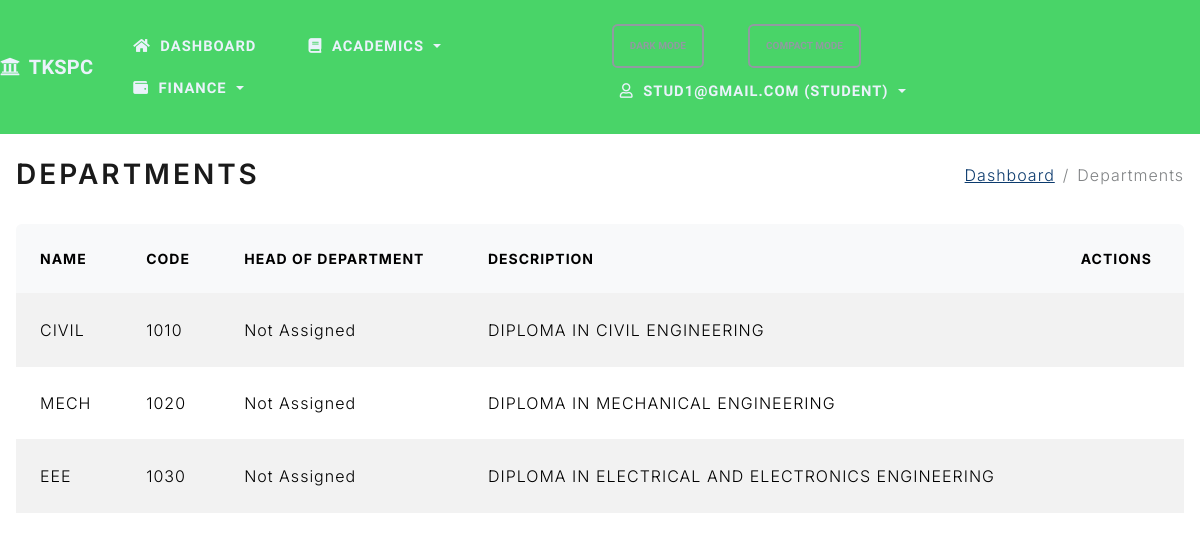
Before: /departments (signed in) with the older database file.
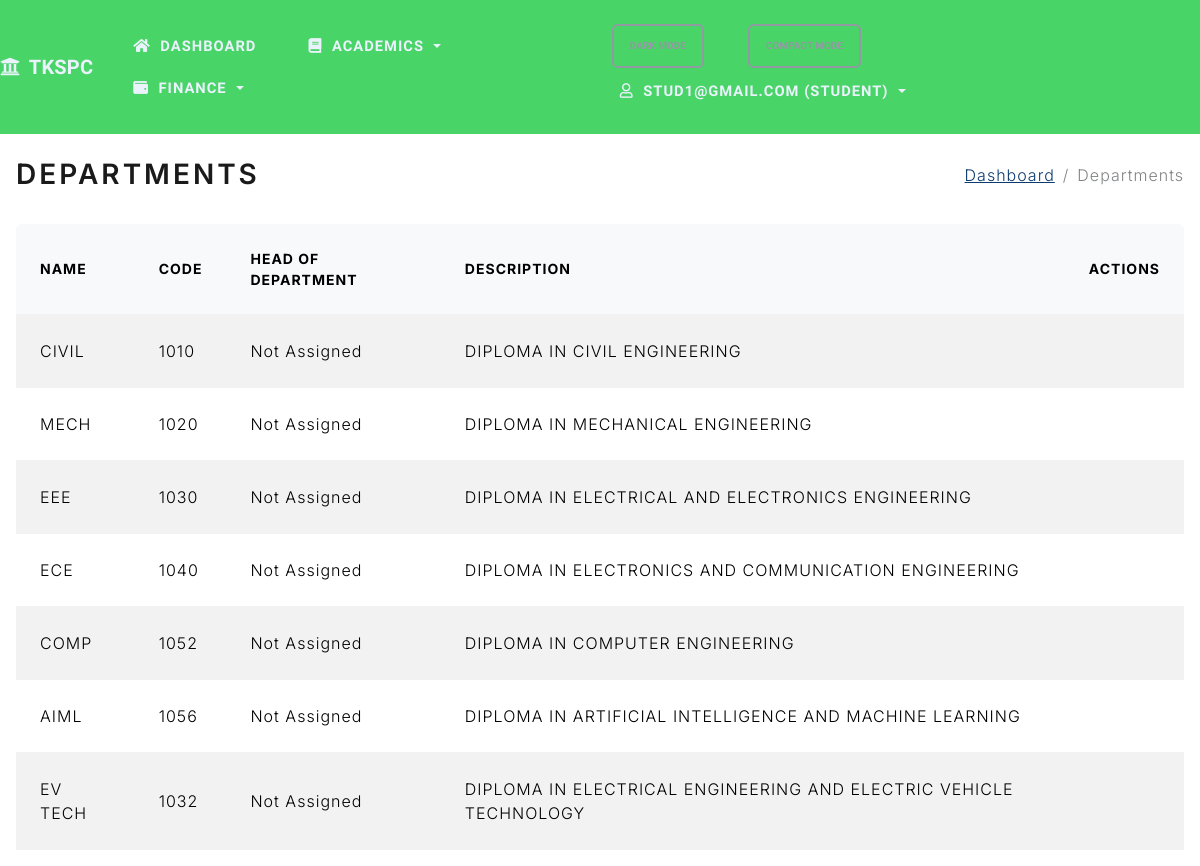
After: the same page with the newer database file.
### project/models.py (models this page shows, shortened)
class Department(db.Model):
    id = db.Column(db.Integer, primary_key=True)
    name = db.Column(db.String(100), nullable=False, unique=True)
    code = db.Column(db.String(20), unique=True)
    description = db.Column(db.Text)
    head_of_department_id = db.Column(db.Integer, db.ForeignKey('teacher.id'), nullable=True)
    students = db.relationship('Student', backref='department', lazy=True, foreign_keys='Student.department_id')
    teachers = db.relationship('Teacher', backref='department', lazy=True, foreign_keys='Teacher.department_id')
    courses = db.relationship('Course', backref='department', lazy=True, foreign_keys='Course.department_id')
    subjects = db.relationship('Subject', backref='department', lazy=True, foreign_keys='Subject.department_id')

### project/routes.py (the view)
@app.route('/departments')
@crud_required('department', 'read')
def list_departments():
    departments = Department.query.all()
    return render_template('departments.html', departments=departments)

### project/routes.py (called while the page is built)
def crud_required(resource: str, action: str):
    def decorator(fn):
        @wraps(fn)
        def wrapper(*args, **kwargs):
            if not session.get('logged_in'):
                flash('Please log in to access this page.', 'warning')
                return redirect(url_for('login', next=request.path))
            role = session.get('role')
            allowed = CRUD_PERMISSIONS.get(resource, {}).get(action, [])
            if role not in allowed:
                flash('You are not authorized to perform this action.', 'danger')
                return redirect(url_for('index'))
            return fn(*args, **kwargs)
        return wrapper
    return decorator

### project/templates/departments.html (shortened to what this page needs)
{% extends "base.html" %}
{% block page_title %}<h2 class="mb-0">Departments</h2>{% endblock %}
{% block breadcrumbs %}
  <li class="breadcrumb-item"><a href="{{ url_for('dashboard') }}">Dashboard</a></li>
  <li class="breadcrumb-item active" aria-current="page">Departments</li>
{% endblock %}
{% block content %}
    <div class="table-responsive">
        <table class="table table-striped table-hover">
            <thead>
                <tr>
                    <th>Name</th>
                    <th>Code</th>
                    <th>Head of Department</th>
                    <th>Description</th>
                    <th>Actions</th>
                </tr>
            </thead>
            <tbody>
                {% for dept in departments %}
                <tr>
                    <td>{{ dept.name }}</td>
                    <td>{{ dept.code }}</td>
                    <td>{{ dept.head_of_department.name if dept.head_of_department else 'Not Assigned' }}</td>
                    <td>{{ dept.description or '-' }}</td>
                    <td>
                    </td>
                </tr>
                {% endfor %}
            </tbody>
        </table>
    </div>
{% endblock %}

### project/templates/base.html (shortened to what this page needs)
<!DOCTYPE html>
<html>
<head>
    <link rel="stylesheet" href="https://cdn.jsdelivr.net/npm/bootswatch@5.3.2/dist/lux/bootstrap.min.css">
    <link rel="stylesheet" href="https://cdnjs.cloudflare.com/ajax/libs/font-awesome/5.15.4/css/all.min.css">
    <link rel="stylesheet" href="{{ url_for('static', filename='css/app.css') }}">
</head>
<body class="loading">
    <nav class="navbar navbar-expand-lg navbar-dark bg-tkspc sticky-top">
        <a class="navbar-brand" href="{{ url_for('students') }}"><i class="fas fa-university me-1"></i> TKSPC</a>
        <div class="collapse navbar-collapse" id="navMain">
            <ul class="navbar-nav me-auto">
                {% if session.get('logged_in') %}
                <li class="nav-item {% if request.endpoint == 'dashboard' %}active{% endif %}">
                    <a class="nav-link" href="{{ url_for('dashboard') }}" aria-label="Dashboard" data-bs-toggle="tooltip" data-bs-placement="bottom" title="Dashboard"><i class="fas fa-home me-1"></i><span class="nav-label">Dashboard</span></a>
                </li>
                <li class="nav-item dropdown">
                    <a class="nav-link dropdown-toggle" href="#" id="navAcademics" role="button" data-bs-toggle="dropdown" aria-expanded="false"><i class="fas fa-book me-1"></i><span class="nav-label">Academics</span></a>
                </li>
                <li class="nav-item dropdown">
                    <a class="nav-link dropdown-toggle" href="#" id="navFinance" role="button" data-bs-toggle="dropdown" aria-expanded="false"><i class="fas fa-wallet me-1"></i><span class="nav-label">Finance</span></a>
                </li>
                {% endif %}
            </ul>
            <ul class="navbar-nav ms-auto">
                <li class="nav-item">
                    <button id="themeToggle" class="btn btn-sm btn-outline-secondary me-2" type="button">Dark Mode</button>
                </li>
                <li class="nav-item">
                    <button id="compactToggle" class="btn btn-sm btn-outline-secondary me-2" type="button">Compact Mode</button>
                </li>
                {% if session.get('logged_in') %}
                <li class="nav-item dropdown">
                    <a class="nav-link dropdown-toggle" href="#" id="navAccount" role="button" data-bs-toggle="dropdown" aria-expanded="false"><i class="far fa-user me-1"></i>{{ session.get('user') }} ({{ session.get('role', 'staff') }})</a>
                </li>
                {% else %}
                <li class="nav-item {% if request.endpoint == 'login' %}active{% endif %}"><a class="nav-link" href="{{ url_for('login') }}"><i class="fas fa-sign-in-alt mr-1"></i>Login</a></li>
                {% endif %}
            </ul>
        </div>
    </nav>
    <div class="container-fluid mt-4 px-3">
        <div class="d-flex justify-content-between align-items-center mb-3 page-header">
            <div>
                {% block page_title %}{% endblock %}
            </div>
            <nav aria-label="breadcrumb">
                <ol class="breadcrumb mb-0">
                    {% block breadcrumbs %}{% endblock %}
                </ol>
            </nav>
        </div>
        <div id="toastContainer" class="toast-container position-fixed p-3" style="top: 1rem; right: 1rem; z-index: 1080;">
        </div>
        {% block content %}{% endblock %}
    </div>
  </body>
</html>

### project/static/css/app.css (style rules this page uses)
:root { --bg: #ffffff; --text: #1f2937; --muted: #6b7280; --card-bg: #ffffff; --card-shadow: 0 0.35rem 0.9rem rgba(0,0,0,0.08); --table-header-bg: #f8f9fa; --tkspc-primary: #49d468; --tkspc-secondary: #f39c12; --tkspc-accent: #1abc9c; --link: #0b3a6d; --link-hover: #072a4d; }
body { background-color: var(--bg); color: var(--text); }
.container-fluid { font-family: 'Inter', system-ui, -apple-system, Segoe UI, Roboto, Helvetica, Arial, 'Apple Color Emoji', 'Segoe UI Emoji'; }
.navbar-brand { font-weight: 600; letter-spacing: 0.2px; }
.navbar .nav-link { padding: 0.5rem 0.6rem; font-size: 0.92rem; }
.navbar .navbar-nav { gap: 0.25rem; }
.navbar .nav-link { display: inline-flex; align-items: center; gap: 0.35rem; }
.navbar-dark.bg-tkspc { background-color: var(--tkspc-primary) !important; }
.navbar-dark .navbar-brand, .navbar-dark .nav-link { color: #eaf2fb; }
a { color: var(--link); }
@media (min-width: 993px) { .navbar .navbar-nav { flex-wrap: wrap; } }
table.table thead th { background-color: var(--table-header-bg); }
table.table td, table.table th { vertical-align: middle; }
.table-responsive { border-radius: 0.35rem; overflow-x: auto; -webkit-overflow-scrolling: touch; }
.btn { border-radius: 0.35rem; }
.breadcrumb { background: transparent; }
.breadcrumb .breadcrumb-item a { color: var(--link); }
.toast-container { pointer-events: none; }

Changed rows visible on the page:
added Department: name "ECE", code "1040", head_of_department "Not Assigned", description "DIPLOMA IN ELECTRONICS AND COMMUNICATION ENGINEERING"
added Department: name "COMP", code "1052", head_of_department "Not Assigned", description "DIPLOMA IN COMPUTER ENGINEERING"
added Department: name "AIML", code "1056", head_of_department "Not Assigned", description "DIPLOMA IN ARTIFICIAL INTELLIGENCE AND MACHINE LEARNING"
added Department: name "EV TECH", code "1032", head_of_department "Not Assigned", description "DIPLOMA IN ELECTRICAL ENGINEERING AND ELECTRIC VEHICLE TECHNOLOGY"
